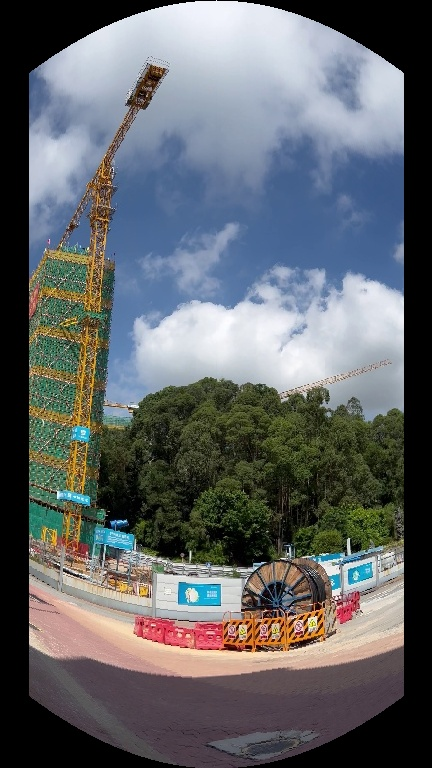
#> input picture project_ZhangSH/pano0/cylin_0.jpg, 432 x 768 px, given in place of source001_01.jpg, which was not available; the run also reads 1 picture not shown here
$ python cylindrical_unencap.py   (Python 2 division)
#> lines starting #> are read from the running program, lines starting #| are printed output that depends on the picture; pictures that were not available may be replaced by others from this repository, and a replacement may not be noted
#> further down, img1 is the input picture: shape (768, 432, 3); mean B, G, R 104.6, 101.3, 97.8
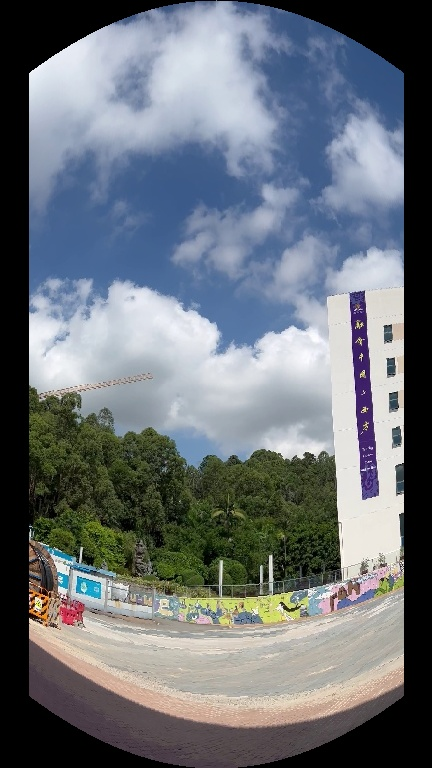
#> input picture project_ZhangSH/pano0/cylin_1.jpg, 432 x 768 px, given in place of source001_02.jpg, which was not available
#> further down, img2 is the input picture: shape (768, 432, 3); mean B, G, R 120.1, 113.8, 107.6
### project_ZhangSH/test_code/image_stitching_copy.py
import cv2
import numpy as np
import matplotlib.pyplot as plt
import queue
import math

class Stitcher():
    def __init__(self):
        pass
    def stitch(self, img1, img2, ratio = 0.3):
#> called with ratio = 0.3
        sift = cv2.SIFT_create()
        kp1, des1 = sift.detectAndCompute(img1, None)
#> kp1 = 1463 keypoints; strongest (x, y, size): (348, 540, 2.3), (242, 610, 1.9), (125, 521, 1.8), (336, 598, 1.8)
        kp2, des2 = sift.detectAndCompute(img2, None)
#> kp2 = 1121 keypoints; strongest (x, y, size): (30, 595, 2.2), (30, 620, 2.4), (42, 598, 2.2), (370, 530, 45.4)
        match = cv2.BFMatcher(normType=cv2.NORM_L2)
        matches = match.knnMatch(des1, des2, k=2)
#> matches = 1463 matches
        good_match = []
        for m, n in matches:
            if m.distance < ratio * n.distance:
                good_match.append(m)
#> after the loop, good_match = 7 matches
        MIN_MATCH_COUNT = 5
        if len(good_match) > MIN_MATCH_COUNT:
            dst_pts = np.float32([ kp1[m.queryIdx].pt for m in good_match ]).reshape(-1,1,2)
#> dst_pts = [[280.9, 349.1], [312.9, 308.2], [318.3, 277.3], [318.3, 277.3], [324, 418.9], [330, 405.4], [341.4, 409.5]]
            src_pts = np.float32([ kp2[m.trainIdx].pt for m in good_match ]).reshape(-1,1,2)
#> src_pts = [[44.55, 354], [76.75, 316.8], [85.03, 286.6], [85.03, 286.6], [73.82, 424.3], [82.28, 411.8], [91.86, 418.4]]
            M, mask = cv2.findHomography(src_pts, dst_pts, cv2.RANSAC,5.0)
#> M = [[2.18, 0.232, 156.1], [0.804, 1.39, -111.8], [0.00254, 0.000224, 1]]; mask = [1, 1, 1, 1, 1, 1, 1]
        else:
            print('not enough matches are found:', len(good_match))

        h1, w1 = img1.shape[:2]
#> h1 = 768; w1 = 432
        h2, w2 = img2.shape[:2]
#> h2 = 768; w2 = 432
        c1 = M @ np.array([w2, h2, 1])
#> c1 = [1273.7, 1303.4, 2.27]
        c2 = M @ np.array([w2, 0, 1])
#> c2 = [1095.8, 235.4, 2.1]
        H = max(h1, h2)
#> H = 768
        W = math.ceil(max(c1[0]/c1[2], c2[0]/c2[2]))
#> W = 562
        dst = cv2.warpPerspective(img2, M, (W, H))
        dst_ = cv2.cvtColor(dst[:h1, :w1], cv2.COLOR_BGR2GRAY)   # left size
        # print(dst_.shape)
        mask_ = np.zeros((h1, w1))     # left size
        mask_[dst_ == 0] = 1
        mask = np.zeros((H, W))
        mask[:h1, :w1] = mask_        # whole size

        img1_= np.zeros((H, W, 3))
        img1_[:h1, :w1] = img1
        dst[mask==1] = img1_[mask==1]

        return dst

    # [15 lines left out: function run, not called in this run]

img1 = cv2.imread('data\source001\source001_01.jpg')
img2 = cv2.imread('data\source001\source001_02.jpg')

S = Stitcher()
img = S.stitch(img1, img2, 0.3)
cv2.imshow('')

### project_ZhangSH/test_code/cylindrical_unencap.py
# this file implements transformations (Cylindrical and projective)

import numpy as np
import cv2 as cv2
import math

from image_stitching_copy import Stitcher


## homography transformation -------------------------------------

def __homo_point(u,v,M):
    ''' do homography transform on one point
     u/x: h, v/y: w'''
    a,b,c,d,e,f,g,h,i = M.flatten()
    x = (a*u+b*v+c) / (g*u+h*v+i)
    y = (d*u+e*v+f) / (g*u+h*v+i)
    return int(x), int(y)


def projective_warp(img, M):
    ''' projective warping of colored image'''

    h, w = img.shape[:2]
    h1, w1 = __homo_point(0, 0, M)
    h2, w2 = __homo_point(0, w, M)
    h3, w3 = __homo_point(h, 0, M)
    h4, w4 = __homo_point(h, w, M)
    W = int(max(w, w1, w2, w3, w4))
    H = int(max(h, h1, h2, h3, h4))

    img_warpped = cv2.warpPerspective(img, M, dsize=(W, H))
    # mask = __projective_warp_mask(img, M)

    # return img_warpped, mask
    return img_warpped


def __projective_warp_mask(img, K, erosion=0):
    ''' returns the mask of cylindrical mapping'''
    msk_before = np.full_like(img, 255)
    mask = projective_warp(msk_before, K)
    if erosion > 0:
        kernel = np.ones((3,3))
        mask = cv2.erode(mask, kernel)
    return mask

## cylindrical transformation ---------------------------------------

def cylindrical_warp(img, K):
    """This function returns the cylindrical warp for a given image and intrinsics matrix K"""
    h_, w_ = img.shape[:2]
    # pixel coordinates
    y_i, x_i = np.indices((h_, w_))
    X = np.stack([x_i,y_i,np.ones_like(x_i)], axis=-1).reshape(h_*w_, 3) # to homog
    Kinv = np.linalg.inv(K)
    X = Kinv.dot(X.T).T # normalized coords
    # calculate cylindrical coords (sin\theta, h, cos\theta)
    A = np.stack([np.sin(X[:,0]), X[:,1], np.cos(X[:,0])],axis=-1).reshape(w_*h_,3)
    B = K.dot(A.T).T # project back to image-pixels plane
    # back from homog coords
    B = B[:,:-1] / B[:,[-1]]
    # make sure warp coords only within image bounds
    B[(B[:,0] < 0) | (B[:,0] >= w_) | (B[:,1] < 0) | (B[:,1] >= h_)] = -1
    B = B.reshape(h_, w_, -1)

    img_rgba = cv2.cvtColor(img,cv2.COLOR_BGR2BGRA) # for transparent borders...
    # warp the image according to cylindrical coords

    img_cyl = cv2.remap(img_rgba, B[:,:,0].astype(np.float32), B[:,:,1].astype(np.float32), cv2.INTER_CUBIC, borderMode=cv2.BORDER_TRANSPARENT)

    # mask = __cylindrical_warp_mask(img, M)

    # return img_cyl, mask
    return img_cyl


def __cylindrical_warp_mask(img, K, erosion=0):
    ''' returns the mask of cylindrical mapping'''
    msk_before = np.full_like(img, 255)
    mask = cylindrical_warp(msk_before, K)
    if erosion > 0:
        kernel = np.ones((3,3))
        mask = cv2.erode(mask, kernel)
    return mask

## ------------------------------------------------------------

if __name__ == '__main__':

    imgs = []
    masks = []
    imgs.append(cv2.imread('pano0\\frame_42.jpg'))
    imgs.append(cv2.imread('pano0\\frame_63.jpg'))
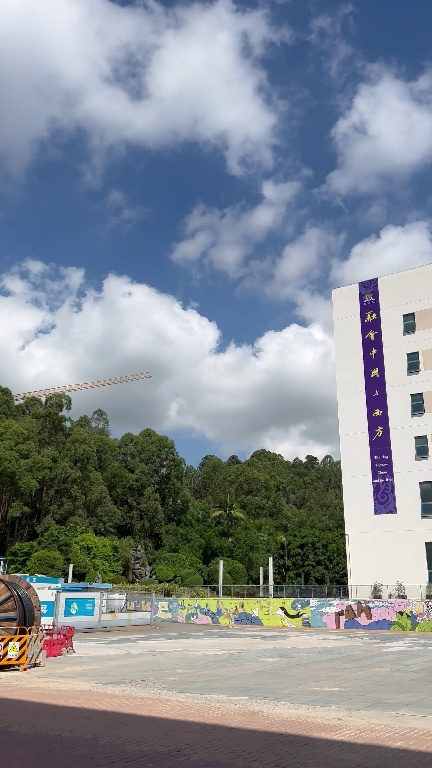
#> input picture project_ZhangSH/pano0/frame_63.jpg, 432 x 768 px, found by its file name
    imgs.append(cv2.imread('pano0\\frame_85.jpg'))
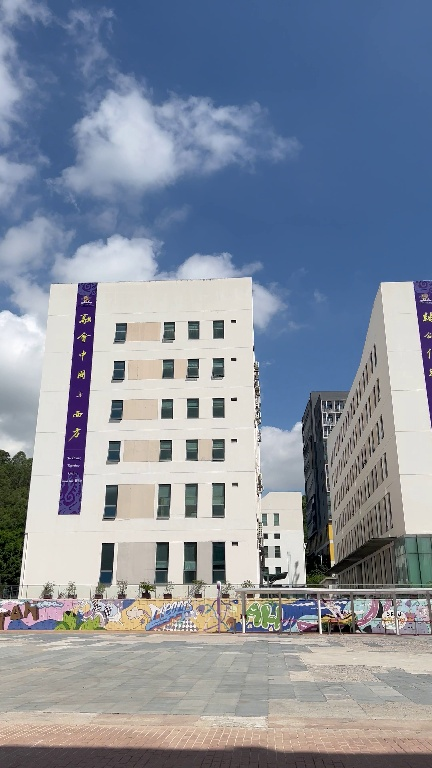
#> input picture project_ZhangSH/pano0/frame_85.jpg, 432 x 768 px, found by its file name
    imgs.append(cv2.imread('pano0\\frame_106.jpg'))
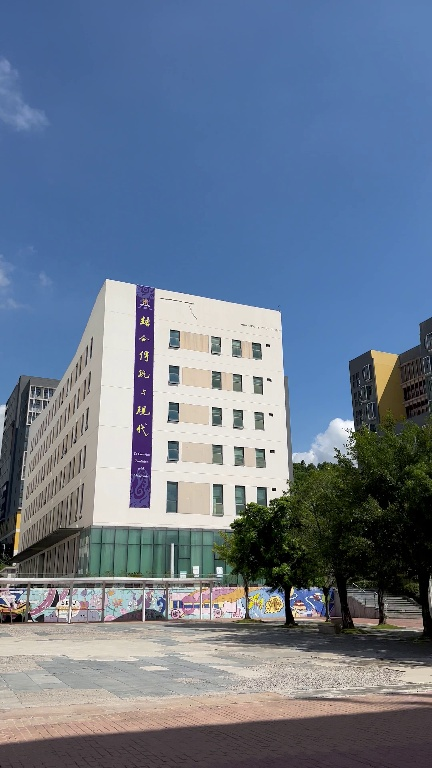
#> input picture project_ZhangSH/pano0/frame_106.jpg, 432 x 768 px, found by its file name
    imgs.append(cv2.imread('pano0\\frame_128.jpg'))
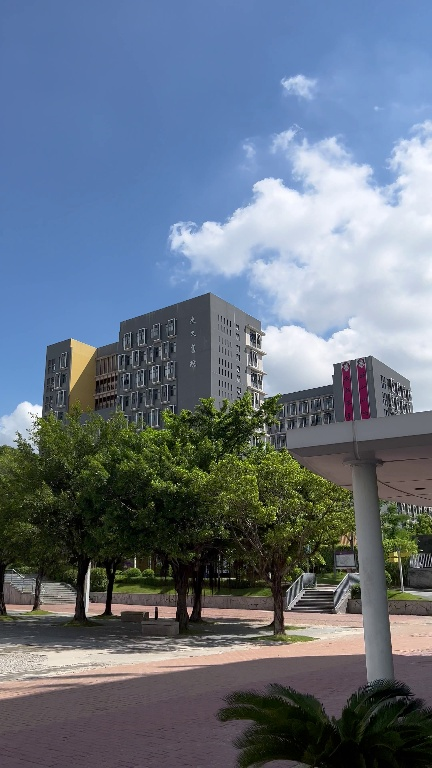
#> input picture project_ZhangSH/pano0/frame_128.jpg, 432 x 768 px, found by its file name
    imgs.append(cv2.imread('pano0\\frame_149.jpg'))
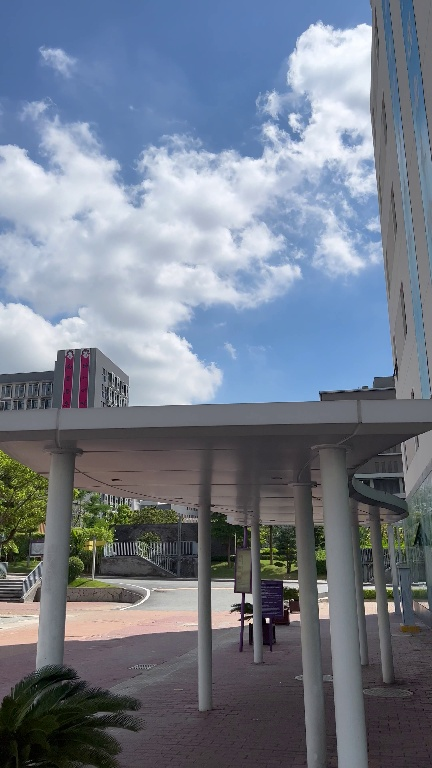
#> input picture project_ZhangSH/pano0/frame_149.jpg, 432 x 768 px, found by its file name
    imgs.append(cv2.imread('pano0\\frame_171.jpg'))

    for (index,img) in enumerate(imgs):

        h, w = img.shape[:2]
        K = np.array([[700,0,w/2],
                    [0,700,h/2],
                    [0,0,1]]) # mock intrinsics

        M = np.array([[1, 0.04, 0],
                    [0, 1, 0],
                    [0, 0.0002, 1]])

        # M = np.array([[1, -0.04, 0],
        #             [0, 1, 0],
        #             [0, -0.0002, 1]])

        cyl = cylindrical_warp(img, K)
        cyl_mask = __cylindrical_warp_mask(img, K)

        cyl = projective_warp(cyl, M)
        cyl_mask = projective_warp(cyl_mask, M)

        imgs[index] = cyl
        masks.append(cyl_mask)

        cv2.imshow('cyl{}'.format(str(index)), cyl)
        cv2.imshow('msk{}'.format(str(index)), cyl_mask)
#> this loop made 7 passes
#> pass 1, in cylindrical_warp, `img_cyl = cv2.remap(img_rgba, B[:,:,0].astype(np.float32), B[:,:,1].as..`:
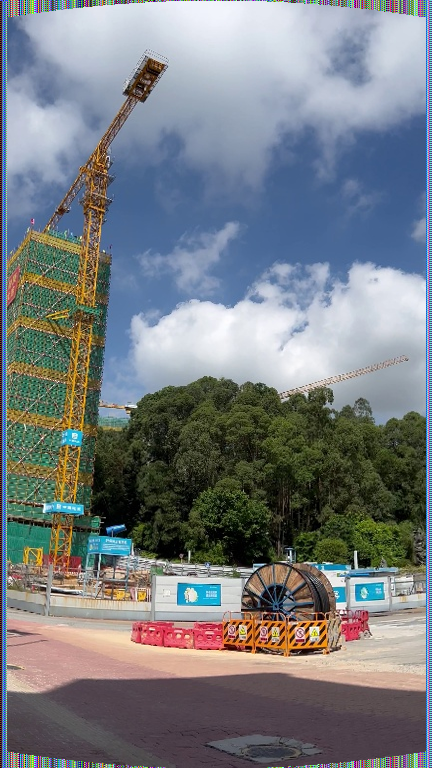
#> img_cyl: shape (768, 432, 4); mean B, G, R, A 129.5, 124.8, 119.7, 248.5

        # cv2.imwrite('cylin_{}.png'.format(str(index)), np.uint8(cyl))
        # cv2.imwrite('mask_{}.jpg'.format(str(index)), np.uint8(cyl_mask))

    cv2.waitKey(0)
